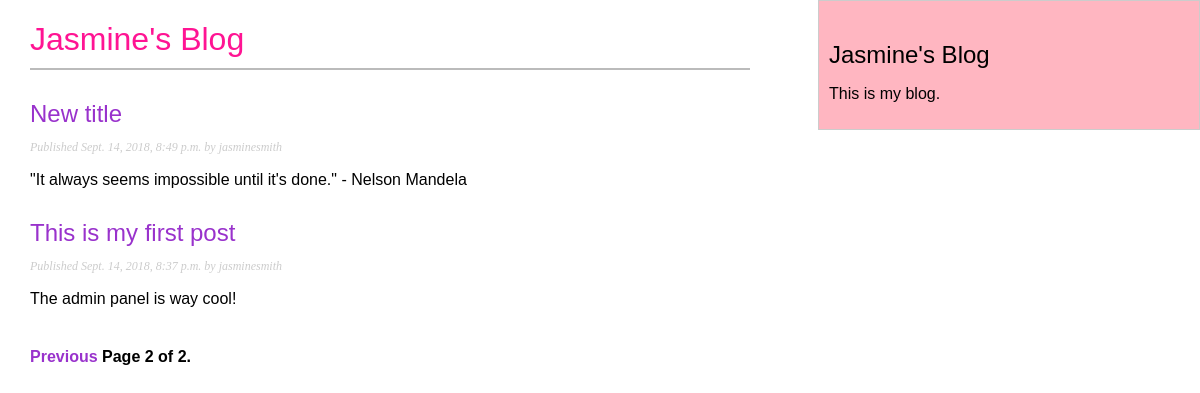
Screenshot of /blog/?page=2 with the database file from the repository.
### blog/models.py (models this page shows, shortened)
class Post (models.Model):
    STATUS_CHOICES = (
        ('draft', 'Draft'),
        ('published', 'Published'),
    )
    title = models.CharField(max_length=250)
    slug = models.SlugField(max_length=250,
                            unique_for_date='publish')
    author = models.ForeignKey(User,
                               on_delete=models.CASCADE,
                               related_name='blog_posts')
    body = models.TextField()
    publish = models.DateTimeField(default=timezone.now)
    created = models.DateTimeField(auto_now_add=True)
    updated = models.DateTimeField(auto_now=True)
    status = models.CharField(max_length=10,
                              choices=STATUS_CHOICES,
                              default='draft')
    objects = models.Manager()      # The default manager.
    published = PublishedManager()  # Custom manager.
    def get_absolute_url(self):
        return reverse('blog:post_detail',
                       args=[self.publish.year,
                             self.publish.month,
                             self.publish.day,
                             self.slug])
    class Meta:
        ordering = ('-publish',)

### blog/views.py (the view)
# urls.py: path('',views.PostListView.as_view(), name='post_list'),
class PostListView(ListView):
    queryset = Post.published.all()
    context_object_name = 'posts'
    paginate_by = 3
    template_name = 'blog/post/list.html'

### blog/templates/blog/post/list.html (shortened to what this page needs)
{% extends "blog/base.html" %}
{% block content %}
    <h1>Jasmine's Blog</h1>
    {% for post in posts %}
        <h2>
            <a href="{{ post.get_absolute_url }}">
                {{ post.title }}
            </a>
        </h2>
        <p class="date">
            Published {{ post.publish }} by {{ post.author }}
        </p>
        {{ post.body|truncatewords:30|linebreaks }}
        {% endfor %}
        {% include "pagination.html" with page=page_obj %}
    {% endblock %}

### blog/static/blog/styles.css (style rules this page uses)
body { margin:0; padding:0; font-family:helvetica, sans-serif; }
a { color: darkorchid; text-decoration:none; }
h1 { font-weight:normal; border-bottom:2px solid #bbb; padding:0 0 10px 0; color: deeppink; }
h2 { font-weight:normal; margin:30px 0 0; }
p.date { color:#ccc; font-family: georgia, serif; font-size: 12px; font-style: italic; }

### rows the page displays
Post: title "New title", publish "Sept. 14, 2018, 8:49 p.m.", author "jasminesmith", body "\"It always seems impossible until it's done.\" - Nelson Mandela"
Post: title "This is my first post", publish "Sept. 14, 2018, 8:37 p.m.", author "jasminesmith", body "The admin panel is way cool!"

### other values shown
{{ page.number }} "2"
{{ page.paginator.num_pages }} "2"
